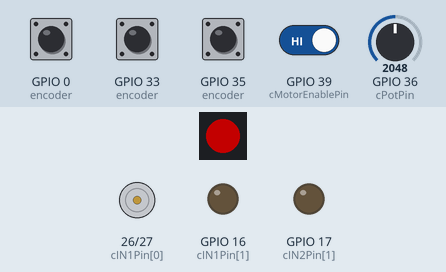
Simulated run of this sketch. Board: ESP32. On the bench: 1 RGB LEDs in strip order, left to right, motor-driver pin pairs drawn as motors (green arrow = first pin HIGH = forward, orange = second pin HIGH = backward, longer = more drive), output pins drawn as LEDs (lit = HIGH). Inputs (shaded band) come from the test bench; at power-on: GPIO 0 (encoder), GPIO 33 (encoder), GPIO 35 (encoder), GPIO 39 (cMotorEnablePin) HIGH, GPIO 36 (cPotPin) = 2048. Dim RGB values are drawn brighter than linear; the strip is taken to match the declared colour order.

Above: at 0.69 s.
1.3 s: GPIO 0 (encoder) driven LOW
At 1.38 s:
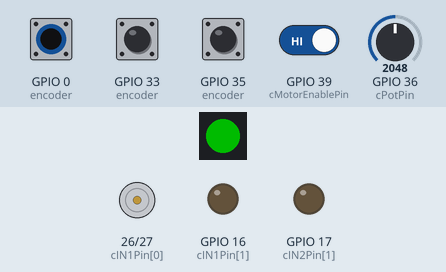
4.3 s: GPIO 39 (cMotorEnablePin) driven LOW
At 5.8 s:
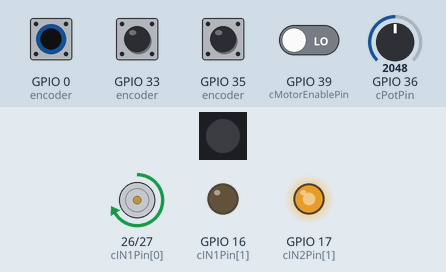
7.3 s: GPIO 0 (encoder) pulsed HIGH 5 times (0.12 s each, 0.3 s apart)
At 7.46 s:
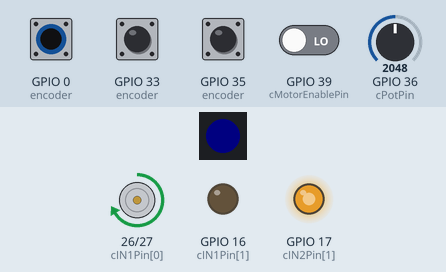
10.3 s: GPIO 0 (encoder) pulsed HIGH 5 times (0.12 s each, 0.3 s apart)
At 11.73 s:
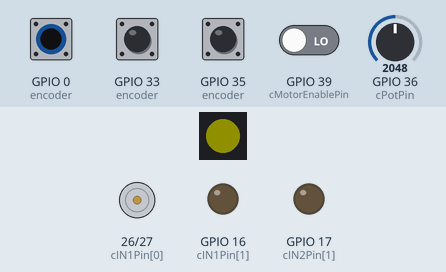
Timing chart, 0 to 14.3 s (numbered marks = the images above; inputs shaded):
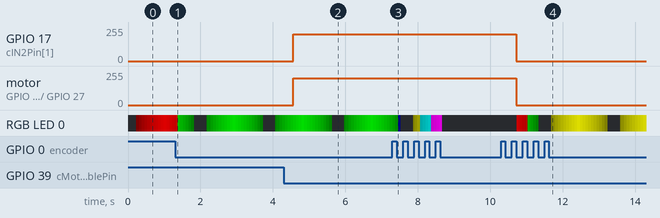

The sketch:

Drive_Test_Code_Dist_Ver.ino
```cpp
#include <Arduino.h>
#include <Adafruit_NeoPixel.h>

// Function declarations
void doHeartbeat();
void setMotor(int dir, int pwm, int in1, int in2);
void ARDUINO_ISR_ATTR buttonISR(void* arg);
void ARDUINO_ISR_ATTR encoderISR(void* arg);

// Button structure
struct Button {
  const int pin;                                                       // GPIO pin for button
  volatile uint32_t numberPresses;                                     // counter for number of button presses
  uint32_t nextPressTime;                                              // time of next allowable press in milliseconds
  volatile bool pressed;                                               // flag for button press event
};

// Encoder structure
struct Encoder {
  const int PinA;                                                      // GPIO pin for encoder Channel A
  const int PinB;                                                      // GPIO pin for encoder Channel B
  volatile long pos;                                                   // current encoder position
};

// Function declarations
void doHeartbeat();
void setMotor(int dir, int pwm, int in1, int in2);
void ARDUINO_ISR_ATTR buttonISR(void* arg);
void ARDUINO_ISR_ATTR encoderISR(void* arg);
// Constants
const int cHeartbeatInterval = 75;                                     // heartbeat update interval, in milliseconds
const int cSmartLED          = 23;                                     // when DIP switch S1-4 is on, SMART LED is connected to GPIO23
const int cSmartLEDCount     = 1;                                      // number of Smart LEDs in use
const long cDebounceDelay    = 170;                                    // switch debounce delay in milliseconds
const int cNumMotors         = 2;                                      // Number of DC motors
const int cIN1Pin[]          = {26, 16};                               // GPIO pin(s) for IN1 for left and right motors (A, B)
const int cIN2Pin[]          = {27, 17};                               // GPIO pin(s) for IN2 for left and right motors (A, B)
const int cPWMRes            = 8;                                      // bit resolution for PWM
const int cMinPWM            = 150;                                    // PWM value for minimum speed that turns motor
const int cMaxPWM            = pow(2, cPWMRes) - 1;                    // PWM value for maximum speed
const int cPWMFreq           = 20000;                                  // frequency of PWM signal
const int cCountsRev         = 1096;                                   // encoder pulses per motor revolution
const int cPotPin            = 36;                                     // GPIO pin for drive speed potentiometer (A0)
const int cMotorEnablePin    = 39;                                     // GPIO pin for motor enable switch (DIP S1-1)
const int cTrigger           = 11;                                     // trigger duration in microseconds

// Variables
boolean motorsEnabled        = true;                                   // motors enabled flag
boolean timeUp3sec           = false;                                  // 3 second timer elapsed flag
boolean timeUp5sec           = false;                                  // 5 second timer elapsed flag
uint32_t lastHeartbeat       = 0;                                      // time of last heartbeat state change
uint32_t curMillis           = 0;                                      // current time, in milliseconds
uint32_t timerCount3sec      = 0;                                      // 3 second timer count in milliseconds
uint32_t timerCount5sec      = 0;                                      // 5 second timer count in milliseconds
uint32_t robotModeIndex      = 0;                                      // robot operational state
uint32_t lastTime            = 0;                                      // last time of motor control was updated
Button modeButton            = {0, 0, 0, false};                       // NO pushbutton PB1 on GPIO 0, low state when pressed
Encoder encoder[]            = {{35, 32, 0},                           // left encoder (A) on GPIO 35 and 32, 0 position
                                {33, 25, 0}};                          // right encoder (B) on GPIO 33 and 25, 0 position
uint8_t driveSpeed           = 0;                                      // motor drive speed (0-255)
uint8_t driveIndex           = 0;                                      // state index for run mode
uint32_t cycles              = 0;                                      // motor cycle count, used to start US measurements

int target_encoder_dist = 3000;
int target_encoder_turn = 2000;
int abs_encoder_pos;

// Declare SK6812 SMART LED object
//   Argument 1 = Number of LEDs (pixels) in use
//   Argument 2 = ESP32 pin number
//   Argument 3 = Pixel type flags, add together as needed:
//     NEO_KHZ800  800 KHz bitstream (most NeoPixel products w/WS2812 LEDs)
//     NEO_KHZ400  400 KHz (classic 'v1' (not v2) FLORA pixels, WS2811 drivers)
//     NEO_GRB     Pixels are wired for GRB bitstream (most NeoPixel products)
//     NEO_RGB     Pixels are wired for RGB bitstream (v1 FLORA pixels, not v2)
//     NEO_RGBW    Pixels are wired for RGBW bitstream (NeoPixel RGBW products)
Adafruit_NeoPixel SmartLEDs(cSmartLEDCount, cSmartLED, NEO_RGB + NEO_KHZ800);

// Smart LED brightness for heartbeat
unsigned char LEDBrightnessIndex = 0;
unsigned char LEDBrightnessLevels[] = {0, 0, 0, 5, 15, 30, 45, 60, 75, 90, 105, 120, 135,
                                       150, 135, 120, 105, 90, 75, 60, 45, 30, 15, 5, 0};

uint32_t modeIndicator[6]    = {                                       // colours for different modes
  SmartLEDs.Color(255, 0, 0),                                          //   red - stop
  SmartLEDs.Color(0, 255, 0),                                          //   green - run
  SmartLEDs.Color(0, 0, 255),                                          //   blue - empty case
  SmartLEDs.Color(255, 255, 0),                                        //   yellow - empty case
  SmartLEDs.Color(0, 255, 255),                                        //   cyan - empty case
  SmartLEDs.Color(255, 0, 255)                                         //   magenta - empty case
};

void setup() {
  Serial.begin(115200);                                                // Standard baud rate for ESP32 serial monitor

  // Set up SmartLED
  SmartLEDs.begin();                                                   // initialize smart LEDs object
  SmartLEDs.clear();                                                   // clear pixel
  SmartLEDs.setPixelColor(0, SmartLEDs.Color(0,0,0));                  // set pixel colours to black (off)
  SmartLEDs.setBrightness(0);                                          // set brightness [0-255]
  SmartLEDs.show();                                                    // update LED


  // setup motors with encoders
  for (int k = 0; k < cNumMotors; k++) {
    ledcAttach(cIN1Pin[k], cPWMFreq, cPWMRes);                         // setup INT1 GPIO PWM Channel
    ledcAttach(cIN2Pin[k], cPWMFreq, cPWMRes);                         // setup INT2 GPIO PWM Channel
    pinMode(encoder[k].PinA, INPUT);                                   // configure GPIO for encoder Channel A input
    pinMode(encoder[k].PinB, INPUT);                                   // configure GPIO for encoder Channel B input
    // configure encoder to trigger interrupt with each rising edge on Channel A
    attachInterruptArg(encoder[k].PinA, encoderISR, &encoder[k], RISING);
  }

  // Set up push button
  pinMode(modeButton.pin, INPUT_PULLUP);                               // configure GPIO for mode button pin with internal pullup resistor
  attachInterruptArg(modeButton.pin, buttonISR, &modeButton, FALLING); // Configure ISR to trigger on low signal on pin

  pinMode(cPotPin, INPUT);                                             // set up drive speed potentiometer
  pinMode(cMotorEnablePin, INPUT);                                     // set up motor enable switch (uses external pullup)
}

void loop() {
  long pos[] = {0, 0};                                                 // current motor positions
  int pot = 0;                                                         // raw ADC value from pot
  uint32_t pulseDuration;                                              // duration of pulse read from HC-SR04

  // store encoder position to avoid conflicts with ISR updates
  noInterrupts();                                                      // disable interrupts temporarily while reading
  for (int k = 0; k < cNumMotors; k++) {
      pos[k] = encoder[k].pos;                                         // read and store current motor position
  }
  interrupts();                                                        // turn interrupts back on

  uint32_t curTime = micros();                                         // capture current time in microseconds
  if (curTime - lastTime > 1000) {                                     // wait 1 ms
    lastTime = curTime;                                                // update start time for next control cycle

    // 3 second timer, counts 3000 milliseconds
    timerCount3sec += 1;                                               // increment 3 second timer count
    if (timerCount3sec > 3000) {                                       // if 3 seconds have elapsed
      timerCount3sec = 0;                                              // reset 3 second timer count
      timeUp3sec = true;                                               // indicate that 3 seconds have elapsed
    }

    // 5 second timer, counts 2000 milliseconds
    timerCount5sec += 1;                                               // increment 5 second timer count
    if (timerCount5sec > 5000) {                                       // if 5 seconds have elapsed
      timerCount5sec = 0;                                              // reset 5 second timer count
      timeUp5sec = true;                                               // indicate that 5 seconds have elapsed
    }

    if (modeButton.pressed) {                                          // Change mode on button press
      robotModeIndex++;                                                // switch to next mode
      robotModeIndex = robotModeIndex & 7;                             // keep mode index between 0 and 7
      timerCount3sec = 0;                                              // reset 3 second timer count
      timeUp3sec = false;                                              // reset 3 second timer
      modeButton.pressed = false;                                      // reset flag
    }

    // check if drive motors should be powered
    motorsEnabled = !digitalRead(cMotorEnablePin);                     // if SW1-1 is on (low signal), then motors are enabled

    switch (robotModeIndex) {
      case 0: // Robot stopped
        setMotor(0, 0, cIN1Pin[0], cIN2Pin[0]);                        // stop left motor
        setMotor(0, 0, cIN1Pin[1], cIN2Pin[1]);                        // stop right motor
        encoder[0].pos = 0;                                            // clear left encoder
        encoder[1].pos = 0;                                            // clear right encoder
        driveIndex = 0;                                                // reset drive index
        timerCount5sec = 0;                                            // reset 5 second timer count
        timeUp5sec = false;                                            // reset 5 second timer
        break;

      case 1: // Run robot
        abs_encoder_pos = (abs(encoder[0].pos) + abs(encoder[1].pos))/2;

        if (timeUp3sec && motorsEnabled) {                             // pause for 3 sec before running case 1 code
                                                                       // and run only if enabled
          // Read pot to update drive motor speed
          pot = analogRead(cPotPin);
          driveSpeed = map(pot, 0, 4095, cMinPWM, cMaxPWM);
        #ifdef DEBUG_DRIVE_SPEED
                  Serial.printf("Drive Speed: Pot R1 = %d, mapped = %d\n", pot, driveSpeed);
        #endif
        #ifdef DEBUG_ENCODER_COUNTS
                  Serial.printf("Encoders: Left = %ld, Right = %ld\n", pos[0], pos[1]);
        #endif                                     // reset 5 second timer
        switch(driveIndex) {                                       // cycle through drive states
          case 0: // Stop

              setMotor(0, 0, cIN1Pin[0], cIN2Pin[0]);              // stop left motor
              setMotor(0, 0, cIN1Pin[1], cIN2Pin[1]);              // stop right motor

              // Reset encoder position
              encoder[0].pos = 0;
              encoder[1].pos = 0;

              driveIndex = 1;                                      // next state: drive forward
              break;

          case 1: // Drive forward — motors spin in opposite directions as they are opposed by 180 degrees

            if (abs_encoder_pos <= target_encoder_dist) {
              setMotor(1, driveSpeed, cIN1Pin[0], cIN2Pin[0]);     // left motor forward
              setMotor(-1, driveSpeed, cIN1Pin[1], cIN2Pin[1]);    // right motor reverse (opposite dir from left)
            } else {
              // Reset encoder position
              encoder[0].pos = 0;
              encoder[1].pos = 0;
              driveIndex = 2;                                      // next state: drive backward
            }
            break;


          case 2: // Drive backward — motors spin in opposite directions as they are opposed by 180 degrees
            if (abs_encoder_pos <= target_encoder_dist) {
              setMotor(-1, driveSpeed, cIN1Pin[0], cIN2Pin[0]);    // left motor reverse
              setMotor(1, driveSpeed, cIN1Pin[1], cIN2Pin[1]);     // right motor forward (opposite dir from right)
            } else {
              setMotor(0, 0, cIN1Pin[0], cIN2Pin[0]);              // stop left motor
              setMotor(0, 0, cIN1Pin[1], cIN2Pin[1]);              // stop right motor

              // Reset encoder position
              encoder[0].pos = 0;
              encoder[1].pos = 0;

              driveIndex = 3;                                      // next state: turn left
            }

            break;

          case 3: // Turn left (counterclockwise) - motors spin in same direction
            if (abs_encoder_pos <= target_encoder_turn) {
              setMotor(0, driveSpeed, cIN1Pin[0], cIN2Pin[0]);    // left motor reverse
              setMotor(-1, driveSpeed, cIN1Pin[1], cIN2Pin[1]);    // right motor reverse
            } else {
              setMotor(0, 0, cIN1Pin[0], cIN2Pin[0]);              // stop left motor
              setMotor(0, 0, cIN1Pin[1], cIN2Pin[1]);              // stop right motor

              // Reset encoder position
              encoder[0].pos = 0;
              encoder[1].pos = 0;

              driveIndex = 4;
            }                                      // next state: turn right

            break;

          case 4: // Turn right (clockwise) — motors spin in same direction
            if (abs_encoder_pos <= target_encoder_turn) {
              setMotor(1, driveSpeed, cIN1Pin[0], cIN2Pin[0]);     // left motor forward
              setMotor(0, driveSpeed, cIN1Pin[1], cIN2Pin[1]);     // right motor forward
            } else {
              setMotor(0, 0, cIN1Pin[0], cIN2Pin[0]);              // stop left motor
              setMotor(0, 0, cIN1Pin[1], cIN2Pin[1]);              // stop right motor

              // Reset encoder position
              encoder[0].pos = 0;
              encoder[1].pos = 0;

              driveIndex = 0;                                      // next state: stop
            }
            break;
        }
      }
      else {                                                         // stop when motors are disabled
        setMotor(0, 0, cIN1Pin[0], cIN2Pin[0]);                      // stop left motor
        setMotor(0, 0, cIN1Pin[1], cIN2Pin[1]);                      // stop right motor
      }
      break;
    }
  }
  doHeartbeat();                                                       // update heartbeat LED
}

// update heartbeat LED
void doHeartbeat() {
  curMillis = millis();                                                // get the current time in milliseconds
  // check to see if elapsed time matches the heartbeat interval
  if ((curMillis - lastHeartbeat) > cHeartbeatInterval) {
    lastHeartbeat = curMillis;                                         // update the heartbeat time for the next update
    LEDBrightnessIndex++;                                              // shift to the next brightness level
    if (LEDBrightnessIndex >= sizeof(LEDBrightnessLevels)) {           // if all defined levels have been used
      LEDBrightnessIndex = 0;                                          // reset to starting brightness
    }
    SmartLEDs.setBrightness(LEDBrightnessLevels[LEDBrightnessIndex]);  // set brightness of heartbeat LED
    SmartLEDs.setPixelColor(0, modeIndicator[robotModeIndex]);         // set pixel colors to = mode
    SmartLEDs.show();                                                  // update LED
  }
}

// send motor control signals, based on direction and pwm (speed)
void setMotor(int dir, int pwm, int in1, int in2) {
  if (dir == 1) {                                                      // forward
    ledcWrite(in1, pwm);
    ledcWrite(in2, 0);
  }
  else if (dir == -1) {                                                // reverse
    ledcWrite(in1, 0);
    ledcWrite(in2, pwm);
  }
  else {                                                               // stop
    ledcWrite(in1, 0);
    ledcWrite(in2, 0);
  }
}

// button interrupt service routine
// argument is pointer to button structure, which is statically cast to a Button structure,
// allowing multiple instances of the buttonISR to be created (1 per button)
void ARDUINO_ISR_ATTR buttonISR(void* arg) {
  Button* s = static_cast<Button*>(arg);                               // cast pointer to static structure

  uint32_t pressTime = millis();                                       // capture current time
  if (pressTime > s->nextPressTime) {                                  // if enough time has passed to consider a valid press
    s->numberPresses += 1;                                             // increment button press counter
    s->pressed = true;                                                 // indicate valid button press state
    s->nextPressTime = pressTime + cDebounceDelay;                     // update time for next valid press
  }
}

// encoder interrupt service routine
// argument is pointer to an encoder structure, which is statically cast to a Encoder structure, allowing multiple
// instances of the encoderISR to be created (1 per encoder)
void ARDUINO_ISR_ATTR encoderISR(void* arg) {
  Encoder* s = static_cast<Encoder*>(arg);                             // cast pointer to static structure

  int b = digitalRead(s->PinB);                                        // read state of Channel B
  if (b > 0) {                                                         // high, leading Channel A
    s->pos++;                                                          // increase position
  }
  else {                                                               // low, lagging Channel A
    s->pos--;                                                          // decrease position
  }
}
```

Measured:
- after the input at 4.3 s, GPIO 17 (cIN2Pin[1]): 0/255 → 201/255 after 0.27 s; motor on GPIO 26 (cIN1Pin[0]) / GPIO 27 (cIN2Pin[0]): stopped → forward 201/255 after 0.27 s
- after the input at 10.3 s, GPIO 17 (cIN2Pin[1]): 201/255 → 0/255 after 0.42 s; motor on GPIO 26 (cIN1Pin[0]) / GPIO 27 (cIN2Pin[0]): forward 201/255 → stopped after 0.42 s
